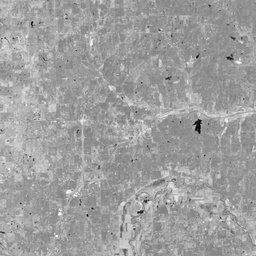
#> input picture dataset/ArcadiaLake1986.jpg, 256 x 256 px, shrunk from 1600 x 1597 before the run
$ python image.py
#> lines starting #> are read from the running program, lines starting #| are printed output that depends on the picture; after the words box and inside, x2 and y2 are one past the last pixel; in counts of white or black regions, pixels touching at a corner belong together; long printed decimals are rounded
### iterative_threshold.py
# 迭代阈值法分割
import numpy as np


def best_thresh(img):
    # step 1: 设置初始阈值
    img_array = np.array(img)  # 转化成数组
    zmax = np.max(img_array)
    zmin = np.min(img_array)
    tk = (zmax + zmin)/2.0
    # step 2: 根据阈值将图像进行分割为前景和背景，分别求出两者的平均灰度zo和zb
    b = 1.0
    m, n = img_array.shape
    while b == 0:
        ifg = 0
        ibg = 0
        fnum = 0.0
        bnum = 0.0
        for i in range(1, m):
            for j in range(1, n):
                tmp = img_array(i, j)
                if tmp >= tk:
                    ifg = ifg + 1
                    fnum = fnum + (tmp)  # 前景像素的个数以及像素值的总和
                else:
                    ibg = ibg + 1
                    bnum = bnum + (tmp)  # 背景像素的个数以及像素值的总和
        # step 3: 计算前景和背景的新平均值
        zo = (fnum / ifg)
        zb = (bnum / ibg)
        # step 4: 比较tk与tk+1的差值
        if abs(tk-((zo+zb) / 2.0)) < 1e-3:
            b = 1
        else:
            tk = ((zo+zb) / 2.0)
    # step 5: 返回的就是迭代计算后的阈值
    return tk

### image.py
import pandas as pd
import numpy as np
from pandas import DataFrame
from matplotlib import pyplot as plt
from matplotlib import image
import matplotlib.cm as cm
import scipy
import cv2
import scipy.io as sio
from iterative_threshold import best_thresh
import seaborn as sns


# 原始数据四周补0

def pad_data(data, nei_size):
    m, n = data.shape
    t1 = np.zeros([nei_size//2, n])
    data = np.concatenate((t1, data, t1), axis=0)  # 列方向补零
    m, n = data.shape
    t2 = np.zeros([m, nei_size//2])
    data = np.concatenate((t2, data, t2), axis=1)  # 行方向补零
    return data


# 逐像素取大小为nei_size*nei_size的邻域数据
def gen_dataX(data, nei_size):
    x, y = data.shape
    m = x-nei_size//2*2  # //表示除法向下取整
    n = y-nei_size//2*2  # 得到填充前的图片数组大小m,n
    res = np.zeros([m*n, nei_size**2])
    k = 0
    for i in range(nei_size//2, m+nei_size//2):  # 按行取像素
        for j in range(nei_size//2, n+nei_size//2):  # i,j遍历原始图像的位置
            res[k, :] = np.reshape(data[i-nei_size//2:i+nei_size//2+1, j-nei_size//2:j+nei_size//2+1].T, (1, -1))
            k += 1
    return res


# 读取图像
# 三通道的图像转为单通道的图像
img_bef = cv2.imread("dataset/ArcadiaLake1986.jpg", cv2.IMREAD_GRAYSCALE)  # img1
#> img_bef is the input picture: shape (256, 256); min 0, max 255, mean 158.7
img_rec = cv2.imread("dataset/ArcadiaLake2011.jpg", cv2.IMREAD_GRAYSCALE)  # img2
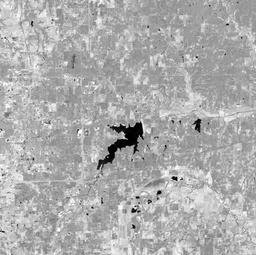
#> input picture dataset/ArcadiaLake2011.jpg, 256 x 255 px, shrunk from 1600 x 1595 before the run
#> img_rec is the input picture: shape (255, 256); min 0, max 255, mean 172.8
img_truth = cv2.imread("dataset/cleanchangemap.jpg", cv2.IMREAD_GRAYSCALE)  # groud truth
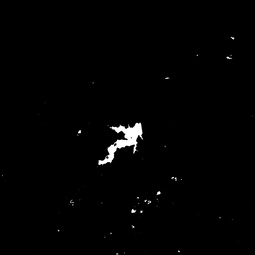
#> input picture dataset/cleanchangemap.jpg, 255 x 255 px, shrunk from 1596 x 1591 before the run
#> img_truth is the input picture: shape (255, 255); min 0, max 255, mean 2.7

# 统一尺寸
img_bef = cv2.resize(img_bef, img_truth.shape, interpolation=cv2.INTER_CUBIC)
#> img_bef: shape (255, 255)
img_rec = cv2.resize(img_rec, img_truth.shape, interpolation=cv2.INTER_CUBIC)
#> img_rec: shape (255, 255)
img_truth = cv2.resize(img_truth, img_truth.shape, interpolation=cv2.INTER_CUBIC)

# opencv二值图反色处理；类标签0表示改变的像素，类标签1表示不变的像素
mask1 = np.where(img_truth == 1)
#> mask1 = 869 positions, rows 32 to 254, columns 0 to 254
mask0 = np.where(img_truth == 0)
#> mask0 = 62138 positions, rows 0 to 254, columns 0 to 254
img_truth[mask1] = 0
#> img_truth: shape (255, 255); 1.34% of pixels changed, all inside (x1, y1, x2, y2) = (0, 32, 255, 255)
img_truth[mask0] = 1
# [17 lines of commented-out code are left out]
arr_add = img_bef.astype(np.float16) + img_rec.astype(np.float16)
arr_sub = img_bef.astype(np.float16) - img_rec.astype(np.float16)
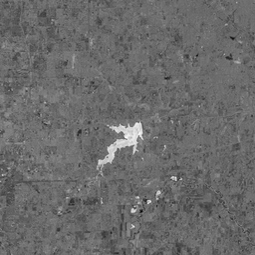
#> arr_sub: shape (255, 255) float16; min -191, max 232, mean -14.1; drawn with min black and max white
zero_mask = np.where(arr_add == 0)  # 得到零元素位置
#> zero_mask = (empty array, empty array)
arr_add[zero_mask] = 1  # 分母为0的地方置1，防止出现计算错误0+0
S = abs(arr_sub)/(arr_add)  # 灰度相似度矩阵
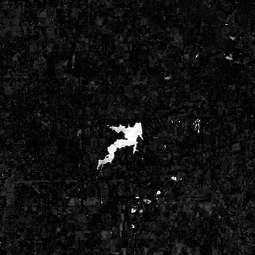
#> S: shape (255, 255) float16; min 0, max 1, mean 0.0682
# [9 lines of commented-out code are left out]

pre_label = np.zeros(S.shape)

T = best_thresh(S)  # 迭代阈值法求出最佳阈值
#> in best_thresh, `zmax = np.max(img_array)`: zmax = 1
#> in best_thresh, `zmin = np.min(img_array)`: zmin = 0
#> in best_thresh, `tk = (zmax + zmin)/2.0`: tk = 0.5
#> T = 0.5
unchange_mask = np.where(S < T)
#> unchange_mask = 64302 positions, rows 0 to 254, columns 0 to 254
pre_label[unchange_mask] = 1
print(pre_label)

acc = np.sum(pre_label == img_truth)/(pre_label.size)
#> acc = 0.955
print(acc)
#| 0.9554
# plt.imshow(pre_label, cmap=cm.gray)
# plt.show()

nei_size = 9
# 邻域取判断数据
label_full_withzero = pad_data(pre_label, nei_size)  # 四周补零
data = gen_dataX(label_full_withzero, nei_size)  # 邻域数据

# 邻域取训练数据
bef_img_full_withzero = pad_data(img_bef, nei_size)  # 四周补零
#> call 2 of pad_data, with nei_size = 9
#> in pad_data (call 2), `data = np.concatenate((t2, data, t2), axis=1)`:
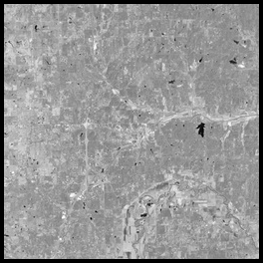
#> data: shape (263, 263) float64; min 0, max 255, mean 149.1
bef_data = gen_dataX(bef_img_full_withzero, nei_size)  # 邻域数据

rec_img_full_withzero = pad_data(img_rec, nei_size)  # 四周补零
#> call 3 of pad_data, with nei_size = 9
#> in pad_data (call 3), `data = np.concatenate((t1, data, t1), axis=0)`:
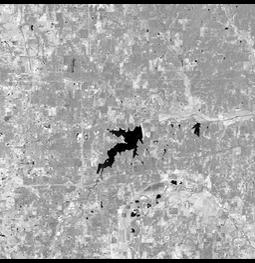
#> data: shape (263, 255) float64; min 0, max 255, mean 167.5
#> in pad_data (call 3), `data = np.concatenate((t2, data, t2), axis=1)`:
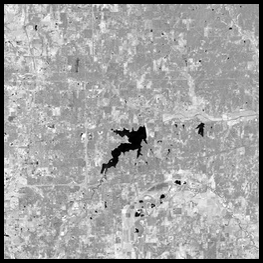
#> data: shape (263, 263) float64; min 0, max 255, mean 162.4
rec_data = gen_dataX(rec_img_full_withzero, nei_size)  # 邻域数据

# 选取标准
equal_num = np.zeros(data.shape[0])
pre_label = pre_label.flatten()  # 将数据拉平
a = 0.6
print(data.shape)
print(pre_label.shape)
for i in range(0, data.shape[0]):
    equal_num[i] = np.sum(data[i, :] == pre_label[i])

arr_bool = equal_num/(nei_size**2) > a  # 得到符合条件的位置的布尔值

bef_data_true = bef_data[arr_bool, :]  # 取数据
rec_data_true = rec_data[arr_bool, :]
true_label = pre_label[arr_bool]

# [14 lines of commented-out code are left out]

total_data = np.concatenate((bef_data_true, rec_data_true), axis=1)  # 行方向拼接

print(total_data.shape)
#| (63534, 162)

train_size = 2000001

train_feature = total_data[0:train_size, :]
test_feature = total_data[train_size:, :]
#> test_feature = empty array

train_label = true_label[0:train_size]
test_label = true_label[train_size:]

# 训练数据保存
np.save('params/train_feature', train_feature)
np.save('params/train_label', train_label)

# 测试数据保存
np.save('params/test_feature', test_feature)
np.save('params/test_label', test_label)
